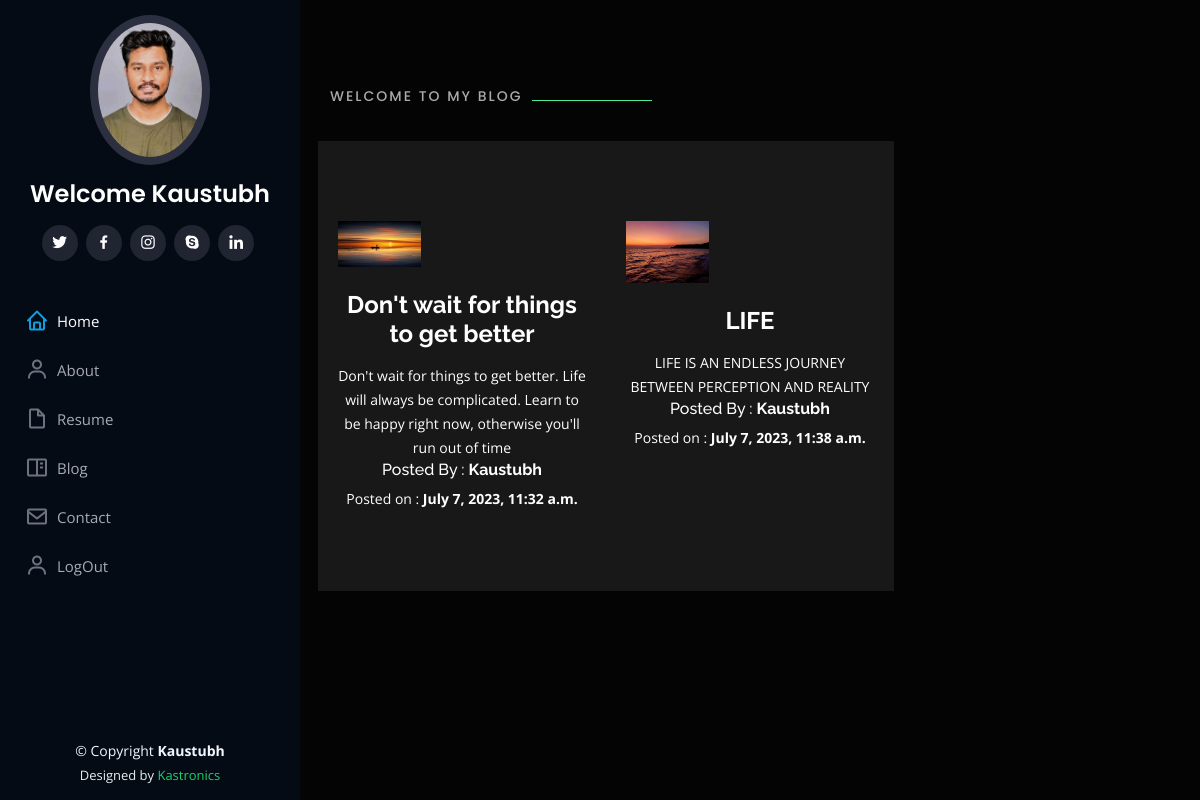
Screenshot of /blog/ (signed in) with the database file from the repository.
### portfolio/models.py (models this page shows, shortened)
class Blogs(models.Model):
    title=models.CharField(max_length=100,unique=True)
    description=models.TextField()
    authname=models.CharField(max_length=15)
    img=models.ImageField(upload_to='blog' , blank=True , null=True)
    timeStamp=models.DateTimeField(auto_now_add=True, blank=True)

### portfolio/views.py (the view)
# urls.py: path('blog/', views.handleblog, name='handleblog' ),
def handleblog(request):
    if not request.user.is_authenticated:
        messages.warning(request, "Please login to access this page")
        return redirect("/auth/login/")
    posts=Blogs.objects.all()
    context={"posts":posts}
    return render(request, 'handleblog.html', context)

### templates/handleblog.html (shortened to what this page needs)
{% extends 'basic.html' %}
{% block body %}
{% load static %}
<section id="services" class="services">
    <div class="container">
        <div class="section-title">
            <h2>Welcome to My Blog</h2>
        </div>
        <div class="row">
            {% for post in posts  %}
            <div class="col-lg-4 col-md-6 icon-box" data-aos="fade-up">
                <div class="col-lg-4" data-aos="fade-right">
                    <img src="{{post.img.url}}" class="img-fluid" alt="no-image">
                  </div>
<br>
                <h4 class="title"><a href="">{{post.title}}</a></h4>
                <p class="description">{{post.description}}</p>
                <h6>Posted By : <b>{{post.authname}}</b></h6>
                <p>Posted on : <b>{{post.timeStamp}}</b></p>
            </div>
            {% endfor %}
        </div>
    </div>
</section>
{% endblock body %}

### templates/basic.html (shortened to what this page needs)
{% load static %}
<!DOCTYPE html>
<html lang="en">
<head>
  <link href="{% static 'assets/vendor/aos/aos.css'%}" rel="stylesheet">
  <link href="{% static 'assets/vendor/bootstrap/css/bootstrap.min.css'%}" rel="stylesheet">
  <link href="{% static 'assets/vendor/bootstrap-icons/bootstrap-icons.css'%}" rel="stylesheet">
  <link href="{% static 'assets/vendor/boxicons/css/boxicons.min.css'%}" rel="stylesheet">
  <link href="{% static 'assets/vendor/glightbox/css/glightbox.min.css'%}" rel="stylesheet">
  <link href="{% static 'assets/vendor/swiper/swiper-bundle.min.css'%}" rel="stylesheet">
  <link href="{% static 'assets/css/style.css'%}" rel="stylesheet">
</head>
<body>
  <header id="header">
    <div class="d-flex flex-column">
      <div class="profile">
        <img src="{% static 'assets/img/kaustubh.jpg'%} " alt="" class="img-fluid rounded-circle">
        <h1 class="text-light"><a href="#">Welcome Kaustubh</a></h1>
        <div class="social-links mt-3 text-center">
          <a href="#" target="_blank" class="twitter"><i class="bx bxl-twitter"></i></a>
          <a href="https://www.facebook.com/kaustubh.ugale.3/" target="_blank" class="facebook"><i class="bx bxl-facebook"></i></a>
          <a href="https://instagram.com/kaustubh1644?igshid=OGQ5ZDc2ODk2ZA==" target="_blank" class="instagram"><i class="bx bxl-instagram"></i></a>
          <a href="#" target="_blank" class="google-plus"><i class="bx bxl-skype"></i></a>
          <a href="https://www.linkedin.com/in/kaustubh-ugale-9397a01b4/" target="_blank" class="linkedin"><i class="bx bxl-linkedin"></i></a>
        </div>
      </div>
      <nav id="navbar" class="nav-menu navbar">
        <ul>
          <li><a href="/" class="nav-link scrollto active"><i class="bx bx-home"></i> <span>Home</span></a></li>
          <li><a href="/about" class="nav-link scrollto"><i class="bx bx-user"></i> <span>About</span></a></li>
          <li><a href="/resume" class="nav-link scrollto"><i class="bx bx-file-blank"></i> <span>Resume</span></a></li>
          <li><a href="/blog" class="nav-link scrollto"><i class="bx bx-book-content"></i> <span>Blog</span></a></li>
          <li><a href="/contact" class="nav-link scrollto"><i class="bx bx-envelope"></i> <span>Contact</span></a></li>
{% if not request.user.is_authenticated %}
<li><a href="/auth/signup" class="nav-link scrollto"><i class="bx bx-user"></i> <span>SignUp</span></a></li>
<li><a href="/auth/login" class="nav-link scrollto"><i class="bx bx-user"></i> <span>LogIn</span></a></li>
{% else %}
  <li><a href="/auth/logout" class="nav-link scrollto"><i class="bx bx-user"></i> <span>LogOut</span></a></li>
{% endif %}
        </ul>
      </nav>
    </div>
  </header>
  <main id="main">
      {% block body %}
      {% endblock body %}
  </main>
  <footer id="footer">
    <div class="container">
      <div class="copyright">
        &copy; Copyright <strong><span>Kaustubh</span></strong>
      </div>
      <div class="credits">
        Designed by <a href="https://instagram.com/kastronics?igshid=OGQ5ZDc2ODk2ZA==">Kastronics</a>
      </div>
    </div>
  </footer>
</body>
</html>

### static/assets/css/style.css (style rules this page uses)
body { font-family: "Open Sans", sans-serif; background-color: #040404; color: #fff; position: relative; background: transparent; }
body::before { content: ""; position: fixed; background: #040404; background-size: cover; left: 0; right: 0; top: 0; height: 100vh; z-index: -1; }
a { color: #18d26e; text-decoration: none; }
h1, h2, h3, h4, h5, h6 { font-family: "Raleway", sans-serif; }
#header { position: fixed; top: 0; left: 0; bottom: 0; width: 300px; transition: all ease-in-out 0.5s; z-index: 9997; transition: all 0.5s; padding: 0 15px; background: #040b14; overflow-y: auto; }
#header .profile img { margin: 15px auto; display: block; width: 120px; border: 8px solid #2c2f3f; }
#header .profile h1 { font-size: 24px; margin: 0; padding: 0; font-weight: 600; -moz-text-align-last: center; text-align-last: center; font-family: "Poppins", sans-serif; }
#header .profile h1 a, #header .profile h1 a:hover { color: #fff; text-decoration: none; }
#header .profile .social-links a { font-size: 18px; display: inline-block; background: #212431; color: #fff; line-height: 1; padding: 8px 0; margin-right: 4px; border-radius: 50%; text-align: center; width: 36px; height: 36px; transition: 0.3s; }
#main { margin-left: 300px; }
.container, .container-fluid { padding-left: 30px; padding-right: 30px; }
.nav-menu { padding: 40px 0 0 0; }
.nav-menu * { margin: 0; padding: 0; list-style: none; }
.nav-menu>ul>li { position: relative; white-space: nowrap; }
.nav-menu a, .nav-menu a:focus { display: flex; align-items: center; color: #a8a9b4; padding: 8.5px 10px; margin-bottom: 8px; transition: 0.3s; font-size: 15px; }
.nav-menu a i, .nav-menu a:focus i { font-size: 24px; padding-right: 8px; color: #6f7180; }
.nav-menu a:hover, .nav-menu .active, .nav-menu .active:focus, .nav-menu li:hover>a { text-decoration: none; color: #fff; }
.nav-menu a:hover i, .nav-menu .active i, .nav-menu .active:focus i, .nav-menu li:hover>a i { color: #149ddd; }
section { padding: 60px 0; overflow: hidden; }
.section-title h2 { font-size: 14px; font-weight: 500; padding: 0; line-height: 1px; margin: 0 0 0px 0; letter-spacing: 2px; text-transform: uppercase; color: #aaaaaa; font-family: "Poppins", sans-serif; }
.section-title h2::after { content: ""; width: 120px; height: 1px; display:inline-flex; background: #4ceb95; margin: 40px 10px; }
.services .icon-box { text-align: center; background: rgba(204, 204, 204, 0.1); padding: 80px 20px; transition: all ease-in-out 0.3s; }
.services .icon-box h4 { font-weight: 700; margin-bottom: 15px; font-size: 24px; }
.services .icon-box h4 a { color: #fff; }
.services .icon-box p { line-height: 24px; font-size: 14px; margin-bottom: 0; }
#footer { padding: 15px; color: #f4f6fd; font-size: 14px; position: fixed; left: 0; bottom: 0; width: 300px; z-index: 9999; background: #040b14; }
#footer .copyright { text-align: center; }
#footer .credits { padding-top: 5px; text-align: center; font-size: 13px; color: #eaebf0; }

### rows the page displays
Blogs: img (picture), title "Don't wait for things to get better", description "Don't wait for things to get better. Life will always be complicated. Learn to be happy right now, otherwise you'll run out of time", authname "Kaustubh", timeStamp "July 7, 2023, 11:32 a.m."
Blogs: img (picture), title "LIFE", description "LIFE IS AN ENDLESS JOURNEY BETWEEN PERCEPTION AND REALITY", authname "Kaustubh", timeStamp "July 7, 2023, 11:38 a.m."
